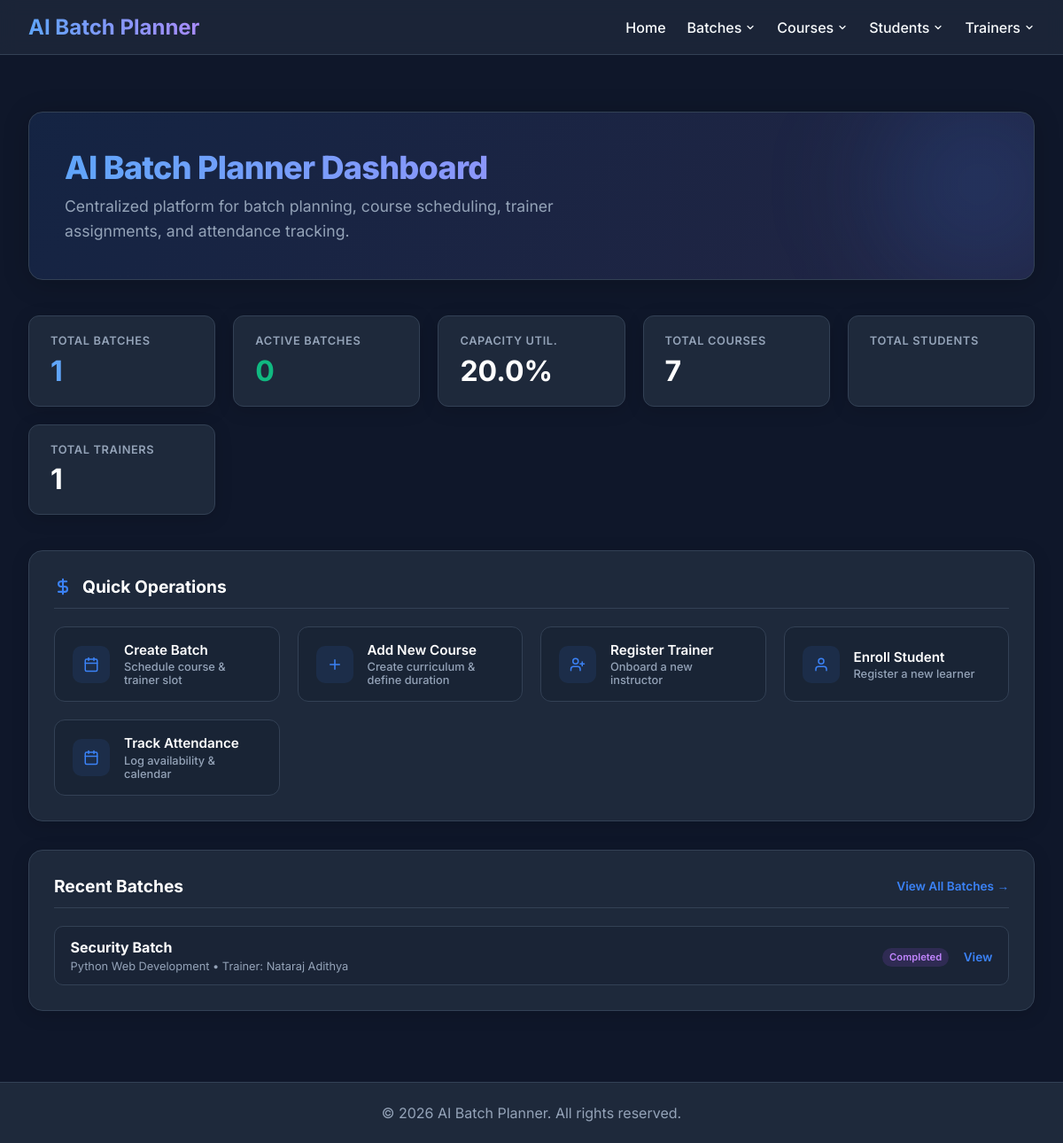
The page / on the database its author committed.
### tables this page shows
CREATE TABLE batch (
    batch_id INTEGER PRIMARY KEY AUTOINCREMENT,
    batch_code TEXT NOT NULL UNIQUE,
    batch_name TEXT NOT NULL,
    course_id INTEGER NOT NULL,
    trainer_id INTEGER,
    start_date TEXT NOT NULL,
    end_date TEXT NOT NULL,
    slot_type TEXT NOT NULL CHECK(slot_type IN (
        'Weekday Morning (9:30 AM - 11:30 AM)',
        'Weekday Midday (11:45 AM - 1:45 PM)',
        'Weekday Afternoon (2:45 PM - 4:45 PM)',
        'Weekday Evening (5:00 PM - 7:00 PM)',
        'Weekend Full Day (10:00 AM - 4:00 PM)',
        'Custom'
    )),
    start_time TEXT,
    end_time TEXT,
    mode TEXT NOT NULL DEFAULT 'Offline' CHECK(mode IN ('Online', 'Offline', 'Hybrid')),
    location TEXT,
    max_capacity INTEGER NOT NULL DEFAULT 30 CHECK(max_capacity > 0),
    enrolled_count INTEGER NOT NULL DEFAULT 0 CHECK(enrolled_count >= 0),
    status TEXT NOT NULL DEFAULT 'Upcoming' CHECK(status IN ('Upcoming', 'In Progress', 'Completed', 'On Hold', 'Cancelled')),
    description TEXT,
    created_at TIMESTAMP DEFAULT CURRENT_TIMESTAMP,
    updated_at TIMESTAMP DEFAULT CURRENT_TIMESTAMP,
    created_by TEXT,
    updated_by TEXT,
    FOREIGN KEY (course_id) REFERENCES Course(id) ON DELETE RESTRICT,
    FOREIGN KEY (trainer_id) REFERENCES trainer(trainer_id) ON DELETE SET NULL
);

CREATE TABLE Course (
    id INTEGER PRIMARY KEY AUTOINCREMENT,

    course_name TEXT NOT NULL UNIQUE,

    technology_stack TEXT NOT NULL,

    duration_hours INTEGER NOT NULL
        CHECK(duration_hours > 0),

    description TEXT,

    status TEXT NOT NULL DEFAULT 'Active'
        CHECK(status IN ('Active', 'Inactive')),

    created_at DATETIME NOT NULL DEFAULT CURRENT_TIMESTAMP,

    updated_at DATETIME NOT NULL DEFAULT CURRENT_TIMESTAMP,

    created_by TEXT,

    updated_by TEXT
);

CREATE TABLE trainer (
    trainer_id INTEGER PRIMARY KEY AUTOINCREMENT,

    full_name TEXT NOT NULL,

    email TEXT NOT NULL UNIQUE,

    phone TEXT NOT NULL UNIQUE,

    skills TEXT NOT NULL,

    qualifications TEXT,

    experience INTEGER NOT NULL CHECK (experience >= 0),

    status TEXT NOT NULL CHECK(status IN ('Active','Inactive')),

    created_at TIMESTAMP DEFAULT CURRENT_TIMESTAMP,

    updated_at TIMESTAMP DEFAULT CURRENT_TIMESTAMP,

    created_by TEXT,

    updated_by TEXT
, date_of_joining TEXT, previous_experience REAL DEFAULT 0.0);

### app.py (the view)
@app.route("/")
def home():
    trainer_stats = get_trainer_statistics()
    course_stats = course_service.get_statistics()
    total_students = len(student_service.get_all_students())
    batch_stats = batch_service.get_statistics()
    all_trainers = get_all_trainers()
    recent_trainers = sorted(all_trainers, key=lambda t: t['trainer_id'], reverse=True)[:3]
    all_courses = course_service.get_all_courses()
    recent_courses = sorted(all_courses, key=lambda c: c['id'], reverse=True)[:3]
    all_batches = batch_service.get_all_batches()
    recent_batches = all_batches[:3]
    return render_template(
        "index.html",
        trainer_stats=trainer_stats,
        course_stats=course_stats,
        batch_stats=batch_stats,
        recent_trainers=recent_trainers,
        recent_courses=recent_courses,
        recent_batches=recent_batches
    )

### database/db.py (called while the page is built)
def get_connection():
    connection = sqlite3.connect(DATABASE_NAME)
    connection.row_factory = sqlite3.Row
    connection.execute("PRAGMA foreign_keys = ON")
    return connection

### models/batch.py (called while the page is built)
    def get_connection(self):
        conn = sqlite3.connect(DB_PATH)
        conn.row_factory = sqlite3.Row
        conn.execute("PRAGMA foreign_keys = ON")
        return conn

### models/course.py (called while the page is built)
    def get_connection(self):
        conn = sqlite3.connect(DB_PATH)
        conn.row_factory = sqlite3.Row
        return conn

    def get_all_courses(self):
        conn = self.get_connection()
        rows = conn.execute("SELECT * FROM Course ORDER BY course_name ASC").fetchall()
        conn.close()
        return [dict(r) for r in rows]

    def get_statistics(self):
        conn=self.get_connection()
        cur=conn.cursor()
        stats={
            "total_courses":cur.execute("SELECT COUNT(*) FROM Course").fetchone()[0],
            "active_courses":cur.execute("SELECT COUNT(*) FROM Course WHERE status='Active'").fetchone()[0],
            "inactive_courses":cur.execute("SELECT COUNT(*) FROM Course WHERE status='Inactive'").fetchone()[0],
            "average_duration":cur.execute("SELECT AVG(duration_hours) FROM Course").fetchone()[0]
        }
        conn.close()
        return stats

### models/student.py (called while the page is built)
    def get_all_students(self):
        conn = get_connection()
        try:
            conn.row_factory = sqlite3.Row
            cursor = conn.cursor()
            cursor.execute('''
                SELECT s.student_id, s.full_name, s.email, s.phone, s.enrollment_date, s.status,
                       s.course_id, c.course_name,
                       s.batch_id, b.batch_code, b.batch_name,
                       s.created_at, s.updated_at, s.created_by, s.updated_by
                FROM student s
                LEFT JOIN Course c ON s.course_id = c.id
                LEFT JOIN batch b ON s.batch_id = b.batch_id
                ORDER BY s.enrollment_date DESC
            ''')
            return [dict(row) for row in cursor.fetchall()]
        finally:
            conn.close()

### services/batch_service.py (called while the page is built)
    def get_all_batches(self, status=None, course_id=None, trainer_id=None, mode=None, search=None):
        return self.batch_model.get_all_batches(
            status=status,
            course_id=course_id,
            trainer_id=trainer_id,
            mode=mode,
            search=search
        )

    def get_statistics(self):
        return self.batch_model.get_statistics()

### templates/index.html (shortened to what this page needs)
{% extends 'base.html' %}
{% block content %}
<div class="hero-section">
    <h1 class="hero-title">AI Batch Planner Dashboard</h1>
    <p class="hero-desc">Centralized platform for batch planning, course scheduling, trainer assignments, and attendance tracking.</p>
</div>
<div class="stats-grid">
    <div class="stat-card">
        <div class="stat-title">Total Batches</div>
        <div class="stat-value" style="color: #60a5fa;">{{ batch_stats.total_batches }}</div>
    </div>
    <div class="stat-card">
        <div class="stat-title">Active Batches</div>
        <div class="stat-value" style="color: var(--success);">{{ batch_stats.active_batches }}</div>
    </div>
    <div class="stat-card">
        <div class="stat-title">Capacity Util.</div>
        <div class="stat-value">{{ batch_stats.capacity_utilization }}%</div>
    </div>
    <div class="stat-card">
        <div class="stat-title">Total Courses</div>
        <div class="stat-value">{{ course_stats.total_courses }}</div>
    </div>
    <div class="stat-card">
        <div class="stat-title">Total Students</div>
    </div>
    <div class="stat-card">
        <div class="stat-title">Total Trainers</div>
        <div class="stat-value">{{ trainer_stats.total_trainers }}</div>
    </div>
</div>
<div class="dashboard-grid">
    <div class="panel-card">
        <div class="panel-header">
            <h2 class="panel-title">
                <svg width="20" height="20" viewBox="0 0 24 24" fill="none" stroke="currentColor" stroke-width="2.5" stroke-linecap="round" stroke-linejoin="round" style="color: var(--primary);"><path d="M12 2v20M17 5H9.5a3.5 3.5 0 0 0 0 7h5a3.5 3.5 0 0 1 0 7H6"/></svg>
                Quick Operations
            </h2>
        </div>
        <div class="action-button-list">
            <a href="{{ url_for('batch_bp.create_batch') }}" class="action-item">
                <div class="action-item-icon">
                    <svg width="18" height="18" viewBox="0 0 24 24" fill="none" stroke="currentColor" stroke-width="2" stroke-linecap="round" stroke-linejoin="round"><rect x="3" y="4" width="18" height="18" rx="2" ry="2"/><line x1="16" y1="2" x2="16" y2="6"/><line x1="8" y1="2" x2="8" y2="6"/><line x1="3" y1="10" x2="21" y2="10"/></svg>
                </div>
                <div class="action-item-info">
                    <span class="action-item-title">Create Batch</span>
                    <span class="action-item-desc">Schedule course & trainer slot</span>
                </div>
            </a>
            <a href="{{ url_for('course_bp.create_course') }}" class="action-item">
                <div class="action-item-icon">
                    <svg width="18" height="18" viewBox="0 0 24 24" fill="none" stroke="currentColor" stroke-width="2" stroke-linecap="round" stroke-linejoin="round"><path d="M12 5v14M5 12h14"/></svg>
                </div>
                <div class="action-item-info">
                    <span class="action-item-title">Add New Course</span>
                    <span class="action-item-desc">Create curriculum & define duration</span>
                </div>
            </a>
            <a href="{{ url_for('trainer.add_trainer') }}" class="action-item">
                <div class="action-item-icon">
                    <svg width="18" height="18" viewBox="0 0 24 24" fill="none" stroke="currentColor" stroke-width="2" stroke-linecap="round" stroke-linejoin="round"><path d="M16 21v-2a4 4 0 0 0-4-4H6a4 4 0 0 0-4 4v2"/><circle cx="9" cy="7" r="4"/><line x1="19" y1="8" x2="19" y2="14"/><line x1="16" y1="11" x2="22" y2="11"/></svg>
                </div>
                <div class="action-item-info">
                    <span class="action-item-title">Register Trainer</span>
                    <span class="action-item-desc">Onboard a new instructor</span>
                </div>
            </a>
            <a href="{{ url_for('student_bp.create_student') }}" class="action-item">
                <div class="action-item-icon">
                    <svg width="18" height="18" viewBox="0 0 24 24" fill="none" stroke="currentColor" stroke-width="2" stroke-linecap="round" stroke-linejoin="round"><path d="M20 21v-2a4 4 0 0 0-4-4H8a4 4 0 0 0-4 4v2"/><circle cx="12" cy="7" r="4"/></svg>
                </div>
                <div class="action-item-info">
                    <span class="action-item-title">Enroll Student</span>
                    <span class="action-item-desc">Register a new learner</span>
                </div>
            </a>
            <a href="{{ url_for('attendance.view_attendance') }}" class="action-item">
                <div class="action-item-icon">
                    <svg width="18" height="18" viewBox="0 0 24 24" fill="none" stroke="currentColor" stroke-width="2" stroke-linecap="round" stroke-linejoin="round"><rect x="3" y="4" width="18" height="18" rx="2" ry="2"/><line x1="16" y1="2" x2="16" y2="6"/><line x1="8" y1="2" x2="8" y2="6"/><line x1="3" y1="10" x2="21" y2="10"/></svg>
                </div>
                <div class="action-item-info">
                    <span class="action-item-title">Track Attendance</span>
                    <span class="action-item-desc">Log availability & calendar</span>
                </div>
            </a>
        </div>
    </div>
    <div class="panel-card">
        <div class="panel-header">
            <h2 class="panel-title">Recent Batches</h2>
            <a href="{{ url_for('batch_bp.list_batches') }}" class="view-link">View All Batches &rarr;</a>
        </div>
        <div class="recent-list-wrapper">
            {% for b in recent_batches %}
            <div class="recent-row">
                 <div>
                    <strong style="color: #fff;">{{ b.batch_name }}</strong>
                    <div style="font-size: 0.8rem; color: var(--text-muted); margin-top: 0.2rem;">
                        {{ b.course_name or 'Course N/A' }} &bull; Trainer: {{ b.trainer_name or 'Unassigned' }}
                    </div>
                </div>
                <div>
                    {% set status_class = 'status-' ~ b.status.lower().replace(' ', '-') %}
                    <span class="badge-mini {{ status_class }}">{{ b.status }}</span>
                    <a href="{{ url_for('batch_bp.view_batch_details', batch_id=b.batch_id) }}" class="view-link" style="margin-left: 0.75rem;">View</a>
                </div>
            </div>
            {% else %}
            <div style="color: var(--text-muted); text-align: center; padding: 1.5rem;">
                No batches created yet.
            </div>
            {% endfor %}
        </div>
    </div>
</div>
{% endblock %}

### templates/base.html (style rules this page uses)
:root { --bg-color: #0f172a; --surface-color: #1e293b; --surface-hover: #334155; --primary: #3b82f6; --primary-hover: #2563eb; --text-main: #f8fafc; --text-muted: #94a3b8; --danger: #ef4444; --success: #10b981; --border: #334155; }
body { margin: 0; font-family: 'Inter', sans-serif; background-color: var(--bg-color); color: var(--text-main); display: flex; flex-direction: column; min-height: 100vh; }
a { color: var(--primary); text-decoration: none; font-weight: 500; transition: color 0.2s; }

### templates/index.html (style rules this page uses)
.stats-grid { display: grid; grid-template-columns: repeat(auto-fit, minmax(180px, 1fr)); gap: 1.25rem; margin-bottom: 2.5rem; }
.stat-card { background: var(--surface-color); padding: 1.25rem 1.5rem; border-radius: 12px; border: 1px solid var(--border); box-shadow: 0 4px 20px rgba(0, 0, 0, 0.15); transition: all 0.3s cubic-bezier(0.4, 0, 0.2, 1); }
.stat-title { color: var(--text-muted); font-size: 0.8rem; font-weight: 600; text-transform: uppercase; letter-spacing: 0.05em; }
.stat-value { font-size: 2rem; font-weight: 700; margin-top: 0.4rem; color: #fff; }
.hero-section { background: linear-gradient(135deg, rgba(59, 130, 246, 0.12) 0%, rgba(167, 139, 250, 0.12) 100%); border: 1px solid var(--border); border-radius: 16px; padding: 2.5rem; margin-bottom: 2.5rem; position: relative; overflow: hidden; box-shadow: 0 4px 30px rgba(0, 0, 0, 0.2); }
.hero-section::before { content: ''; position: absolute; top: -50%; right: -10%; width: 350px; height: 350px; background: radial-gradient(circle, rgba(59, 130, 246, 0.2) 0%, transparent 70%); filter: blur(50px); pointer-events: none; }
.hero-title { font-size: 2.25rem; font-weight: 800; margin: 0 0 0.5rem 0; background: linear-gradient(90deg, #60a5fa, #c084fc); -webkit-background-clip: text; -webkit-text-fill-color: transparent; letter-spacing: -0.02em; }
.hero-desc { color: var(--text-muted); font-size: 1.1rem; max-width: 650px; line-height: 1.6; margin: 0; }
.dashboard-grid { display: flex; flex-direction: column; gap: 2rem; margin-bottom: 3rem; }
.panel-card { background: var(--surface-color); border: 1px solid var(--border); border-radius: 16px; padding: 1.75rem; box-shadow: 0 4px 20px rgba(0, 0, 0, 0.15); display: flex; flex-direction: column; }
.panel-header { display: flex; justify-content: space-between; align-items: center; margin-bottom: 1.25rem; padding-bottom: 0.75rem; border-bottom: 1px solid var(--border); }
.panel-title { font-size: 1.2rem; font-weight: 700; color: #fff; margin: 0; display: flex; align-items: center; gap: 0.75rem; }
.action-button-list { display: grid; grid-template-columns: repeat(auto-fit, minmax(220px, 1fr)); gap: 1.25rem; }
.action-item { display: flex; align-items: center; padding: 1rem 1.25rem; border-radius: 12px; background: rgba(15, 23, 42, 0.3); border: 1px solid var(--border); text-decoration: none; color: var(--text-main); transition: all 0.25s cubic-bezier(0.4, 0, 0.2, 1); gap: 1rem; }
.action-item-icon { display: flex; align-items: center; justify-content: center; width: 42px; height: 42px; border-radius: 10px; background: rgba(59, 130, 246, 0.1); color: var(--primary); font-size: 1.25rem; flex-shrink: 0; transition: all 0.2s; }
.action-item-info { display: flex; flex-direction: column; }
.action-item-title { font-weight: 600; font-size: 0.95rem; color: #fff; }
.action-item-desc { font-size: 0.8rem; color: var(--text-muted); margin-top: 0.15rem; }
.recent-list-wrapper { display: flex; flex-direction: column; gap: 0.75rem; }
.recent-row { display: flex; justify-content: space-between; align-items: center; padding: 0.85rem 1.1rem; background: rgba(15, 23, 42, 0.25); border: 1px solid var(--border); border-radius: 10px; transition: all 0.2s; }
.badge-mini { padding: 0.2rem 0.5rem; border-radius: 9999px; font-size: 0.7rem; font-weight: 600; }
.status-completed { background: rgba(168, 85, 247, 0.15); color: #c084fc; }
.view-link { font-size: 0.85rem; font-weight: 600; color: var(--primary); text-decoration: none; transition: color 0.2s; }

### rows shown on the page
batch: batch_name "Security Batch", course_name "Python Web Development", full_name "Nataraj Adithya", status "Completed"

### other values the page prints
{{ batch_stats.total_batches }} "1"
{{ batch_stats.active_batches }} "0"
{{ batch_stats.capacity_utilization }} "20.0"
{{ course_stats.total_courses }} "7"
{{ trainer_stats.total_trainers }} "1"
